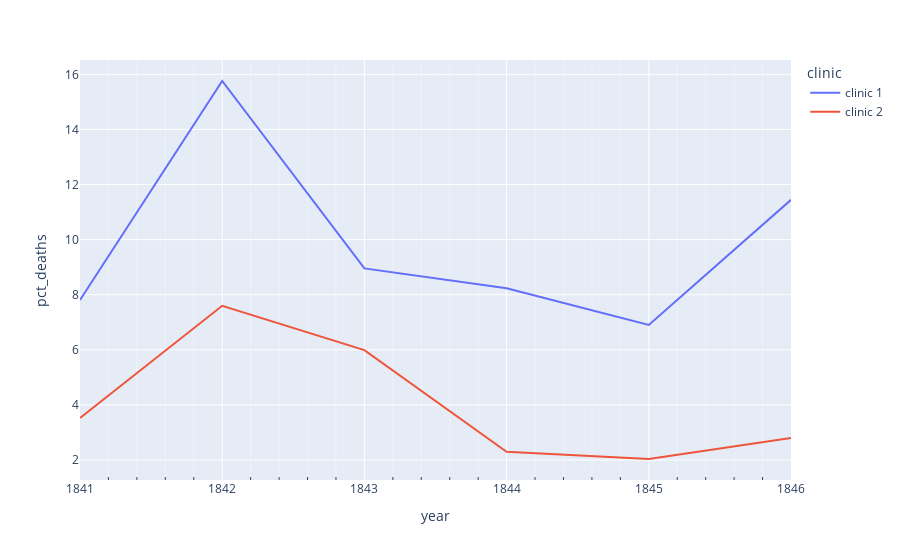

Notebook cell for this chart:
### Markdown cell above
### Plotting the Proportion of Yearly Deaths by Clinic

### Code cell
fig = px.line(df_yearly, x=df_yearly.year,
              y=df_yearly.pct_deaths, color=df_yearly.clinic)

fig.update_xaxes(minor=dict(ticks="inside", showgrid=True))

### Figure 1 — Plotly figure (JSON) as saved in the notebook; plotly's stock layout.template omitted (floating-point values rounded to 4 significant figures)
{"data": [{"hovertemplate": "clinic=clinic 1<br>year=%{x}<br>pct_deaths=%{y}<extra></extra>", "legendgroup": "clinic 1", "line": {"color": "#636efa", "dash": "solid"}, "marker": {"symbol": "circle"}, "mode": "lines", "name": "clinic 1", "orientation": "v", "showlegend": true, "type": "scatter", "x": [1841, 1842, 1843, 1844, 1845, 1846], "xaxis": "x", "y": [7.806, 15.76, 8.954, 8.236, 6.901, 11.45], "yaxis": "y"}, {"hovertemplate": "clinic=clinic 2<br>year=%{x}<br>pct_deaths=%{y}<extra></extra>", "legendgroup": "clinic 2", "line": {"color": "#EF553B", "dash": "solid"}, "marker": {"symbol": "circle"}, "mode": "lines", "name": "clinic 2", "orientation": "v", "showlegend": true, "type": "scatter", "x": [1841, 1842, 1843, 1844, 1845, 1846], "xaxis": "x", "y": [3.522, 7.597, 5.988, 2.3, 2.036, 2.797], "yaxis": "y"}], "layout": {"legend": {"title": {"text": "clinic"}, "tracegroupgap": 0}, "margin": {"t": 60}, "xaxis": {"anchor": "y", "domain": [0, 1], "minor": {"showgrid": true, "ticks": "inside"}, "title": {"text": "year"}}, "yaxis": {"anchor": "x", "domain": [0, 1], "title": {"text": "pct_deaths"}}}}
